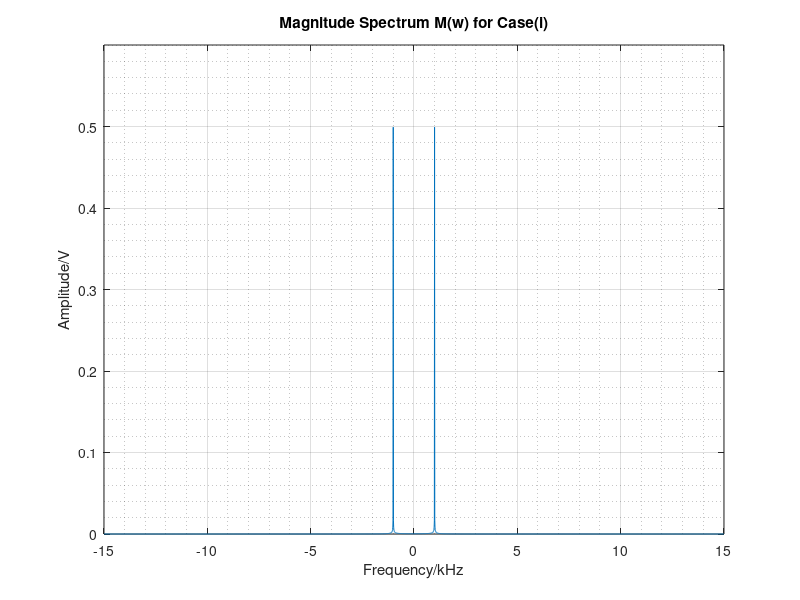
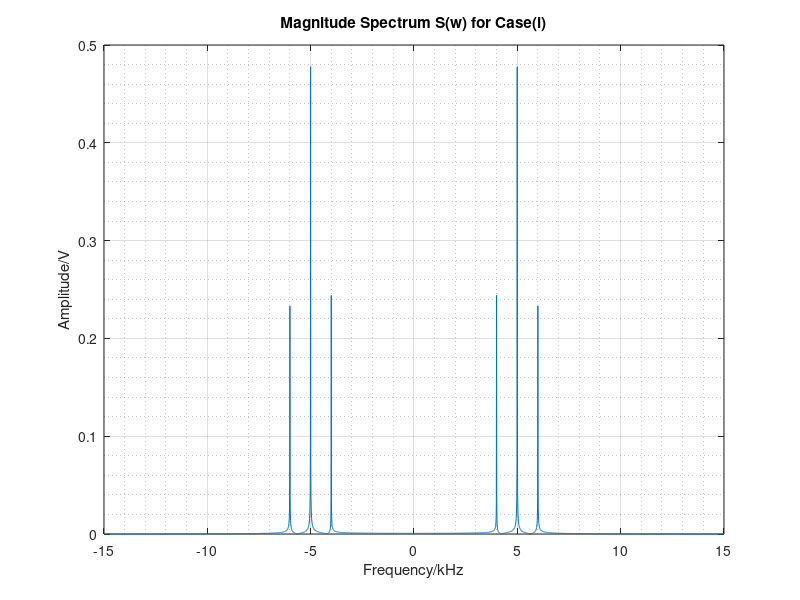
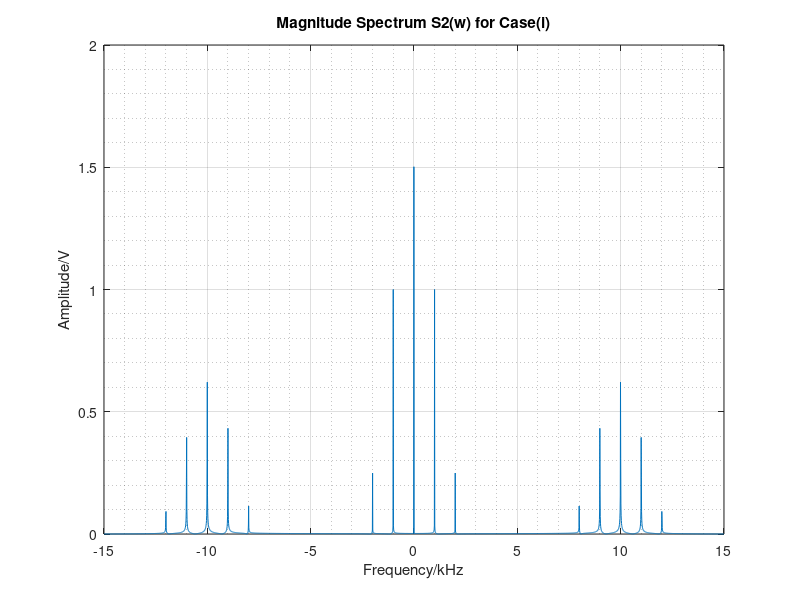

The MATLAB source for these figures, in order: (Note: this script raises an error after producing the figures.)
fs = 30e3;         %Sampling Frequency
t = 0:1/fs:0.1;
L = length(t);

Ac = 1;

Ka = 1;
fm = 1000;
fc = 5000;

m = cos(2*pi*fm*t);    %Message Signal
c = Ac*cos(2*pi*fc*t); %Carrier Signal
s = (1 + Ka*m).*c;     %AM Signal
s2 = 2*s.*s; %Squaring & Applying a gain of 2


%frequency specifications
df = fs/L;
min_f = -fs/2;
max_f = fs/2-df;
f = min_f:df:max_f;


%Magnitude Spectrum of Message Signal,m(t)
Mw = abs(fftshift(fft(m)));
figure(2)
plot(f/1000,Mw/L)
ylim([0,0.6]);
%xlim([-7,7]);
title('Magnitude Spectrum M(w) for Case(i)')
xlabel('Frequency/kHz')
ylabel('Amplitude/V')
grid on
grid minor

%Magnitude Spectrum of AM Signal,s(t)
Sw = abs(fftshift(fft(s)));
figure(3)
plot(f/1000,Sw/L)
%ylim([0,0.6]);
%xlim([-7,7]);
title('Magnitude Spectrum S(w) for Case(i)')
xlabel('Frequency/kHz')
ylabel('Amplitude/V')
grid on
grid minor

%Magnitude Spectrum of Squared Signal,s2(t)
Vw = abs(fftshift(fft(s2)));
figure(4)
plot(f/1000,Vw/L)
%ylim([0,1]);
%xlim([-7,7]);
title('Magnitude Spectrum S2(w) for Case(i)')
xlabel('Frequency/kHz')
ylabel('Amplitude/V')
grid on
grid minor


Fpass = 2000;
Fstop = 2050;
Ap = 0.5;
Ast = 80; 
d = designfilt('lowpassfir','PassbandFrequency',Fpass,...
  'StopbandFrequency',Fstop,'PassbandRipple',Ap,...
  'StopbandAttenuation',Ast,'SampleRate',fs);

%fvtool(d)

v = filter(d,s2); %Apply filter to s2

%Message signal obatained from demodulation
md = sqrt(v);
md = md - 1;

%Magnitude Spectrum of filtered Signal,v(t)
Vw = abs(fftshift(fft(v)));
figure(5)
plot(f/1000,Vw/L)
%ylim([0,1]);
%xlim([-7,7]);
title('Magnitude Spectrum V(w) for Case(i)')
xlabel('Frequency/kHz')
ylabel('Amplitude/V')
grid on
grid minor

figure(6);
subplot(2,1,1);
plot(t,m);
%ylim([-1,1])
%xlim([0,0.01]);
xlabel('Time/s');
ylabel('Amplitude/V');
title('Message Signal m(t) for Case(i)')

subplot(2,1,2);
plot(t,md);
%ylim([-1,1])
%xlim([0,0.01]);
xlabel('Time/s');
ylabel('Amplitude/V');
title('Message Signal md(t) for Case(i)')
